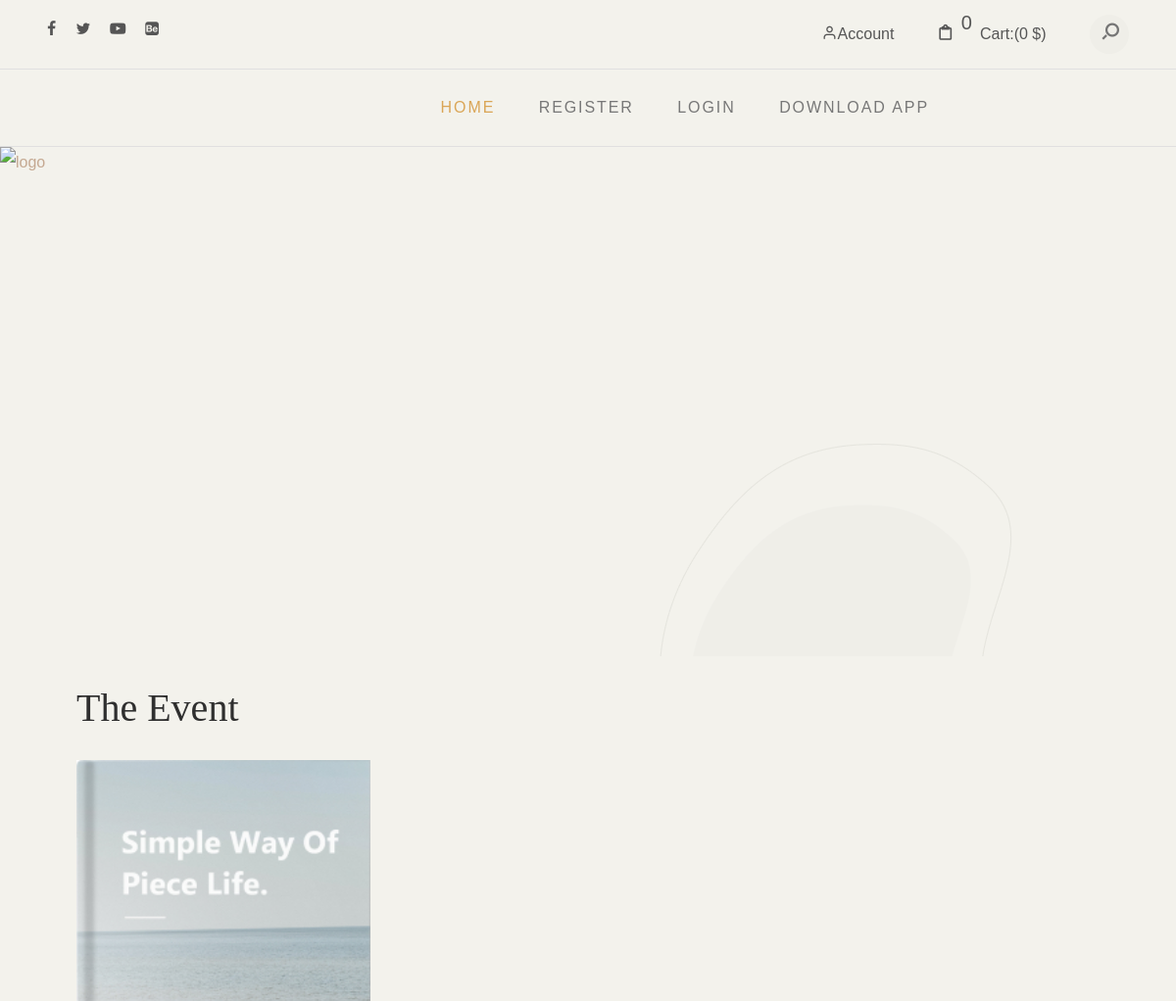
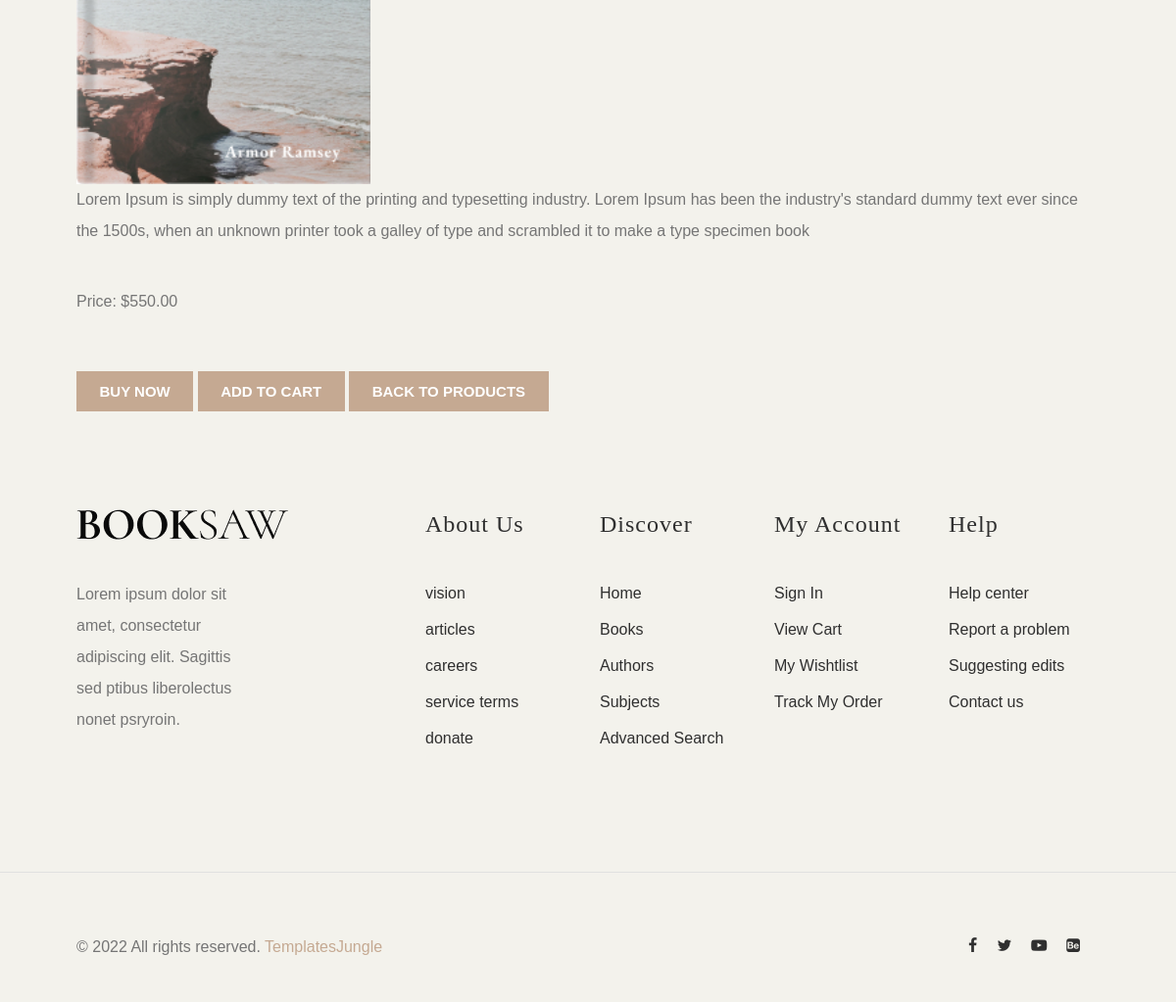
The page /products/1/ on the database its author committed (2 pictures, top to bottom).
### shop/models.py (models this page shows, shortened)
class Product(models.Model):
    name = models.CharField(max_length=20)
    desc = models.TextField()
    image = models.ImageField(upload_to="products")
    price = models.DecimalField(max_digits=10,decimal_places=2)
    stock = models.IntegerField()
    available = models.BooleanField(default=True)
    created=models.DateTimeField(auto_now_add=True) #one time
    updated=models.DateTimeField(auto_now=True)#change every time we update record
    category = models.ForeignKey(Category,on_delete=models.CASCADE)

### shop/views.py (the view)
# urls.py: path('products/<int:id>/', views.product_detail, name='product_detail'),
def product_detail(request, id):
    product = get_object_or_404(Product, id=id)
    context = {'product': product}
    return render(request, 'product_detail.html', context)

### cart/context_processors.py (called while the page is built, shortened)
def count_items(request):
    u=request.user
    count =0
    return {'count':count}

### templates/product_detail.html (shortened to what this page needs)
<!DOCTYPE html>
<html lang="en">
{% extends 'base.html' %}
{% load static %}
{% block content %}
<div class="container mt-3">
    <h1>{{ product.name }}</h1>
    <img src="{{ product.image.url }}" alt="{{ product.name }}" style="width: 300px;">
    <p>{{ product.desc }}</p>
    <p>Price: ${{ product.price }}</p>
    <a href="#" class="btn btn-primary">Buy Now</a>
    <a href="{% url 'cart:addtocart' product.id %}" class="btn btn-primary">Add to cart</a>
    <a href="{% url 'shop:products' %}" class="btn btn-secondary">Back to Products</a>
</div>
{% endblock %}

### static/css/style.css (style rules this page uses)
:root { --header-height: 160px; --header-height-min: 80px; }
:root { --accent-color: #C5A992; --secondary-color: #C5A992; --dark-color: #2f2f2f; --light-color: #F3F2EC; --body-text-color: #757575; --light-text-color: #afafaf; --dark-text-color: #2f2f2f; }
:root { --body-font: "Raleway", sans-serif; --heading-font: "Prata", Georgia, serif; --secondary-font: "Playfair Display", Georgia, serif; }
:root, [data-bs-theme=light] { --heading-font: "Prata", Georgia, serif; --heading-font-weight: 400; --heading-color: var(--bs-dark); --heading-line-height: 1.1; --swiper-theme-color: var(--bs-primary); --custom-easing: cubic-bezier(.17, .67, .83, .67); --bs-body-font-family: "Raleway", arial, sans-serif; --bs-body-font-size: 0.9rem; --bs-body-font-weight: 400; --bs-body-line-height: 1.7; --bs-body-color: #333; --bs-body-color-rgb: 51, 51, 51; --bs-primary: #C5A992; --bs-primary-dark: #C5A992; --bs-secondary: #C5A992; --bs-black: #111; --bs-light: #F1F1F0; --bs-dark: #212529; --bs-gray: #949494; --bs-gray-dark: #51565b; --bs-primary-rgb: 169, 128, 115; --bs-secondary-rgb: 253, 238, 233; --bs-black-rgb: 17, 17, 17; --bs-light-rgb: 241, 241, 240; --bs-dark-rgb: 33, 37, 41; --bs-link-color: var(--bs-dark); --bs-link-color-rgb: 17, 17, 17; --bs-link-decoration: underline; --bs-link-hover-color: var(--bs-primary); --bs-link-hover-color-rgb: 169, 128, 115; }
.container, .container-fluid, .container-lg, .container-md, .container-sm, .container-xl, .container-xxl { --bs-gutter-x: 2.5rem; }
h1, h2, h3, h4, h5, h6 { color: var(--heading-color); }
a { text-decoration: none; transition: all 0.3s ease-out; }
.btn { --bs-btn-border-radius: 0; }
.btn-primary { --bs-btn-color: #fff; --bs-btn-bg: var(--bs-primary); --bs-btn-border-color: var(--bs-primary); --bs-btn-hover-color: #fff; --bs-btn-hover-bg: var(--bs-primary-dark); --bs-btn-hover-border-color: var(--bs-primary-dark); --bs-btn-focus-shadow-rgb: 49, 132, 253; --bs-btn-active-color: #fff; --bs-btn-active-bg: var(--bs-secondary); --bs-btn-active-border-color: var(--bs-secondary); --bs-btn-active-shadow: inset 0 3px 5px rgba(0, 0, 0, 0.125); --bs-btn-disabled-color: #fff; --bs-btn-disabled-bg: var(--bs-primary); --bs-btn-disabled-border-color: var(--bs-primary); }
.container, .container-fluid, .container-lg, .container-md, .container-sm, .container-xl, .container-xxl { --bs-gutter-x: 3rem; }
*, *::before, *::after { -webkit-box-sizing: border-box; -moz-box-sizing: border-box; box-sizing: border-box; }
html { box-sizing: border-box; }
body { font-family: var(--body-font); font-size: 16px; line-height: 2; color: var(--body-text-color); background-color: var(--light-color); }
a { color: var(--accent-color); transition: 0.3s color ease-out; }
img { display: inline-block; border: 0; max-width: 100%; height: auto; vertical-align: middle; }
h1, .h1, h2, .h2, h3, .h3, h4, .h4, h5, .h5, h6, .h6 { font-family: var(--heading-font); line-height: 1.2; color: var(--dark-color); }
h1, h2, h3 { margin: 25px 0; text-transform: capitalize; }
h1, .h1 { font-size: 2.5em; line-height: 1.4; }
p { margin: 0 0 20px 0; }
::placeholder { color: #999; }
.container::after, .row::after, .clearfix::after { display: block; clear: both; content: ""; }
pre, blockquote, dl, figure, table, p, ul, ol, form { margin-bottom: 2.5rem; }
a.btn, input[type="button"], input[type="submit"], input[type="reset"], input[type="file"], button { background-image: none; background: var(--accent-color); text-decoration: none !important; display: inline-block; position: relative; border: 1px solid transparent; border-radius: 0; padding: 0.75em 1.5em; margin-top: 15px; font-size: 15px; font-weight: bold; line-height: normal; text-align: center; text-transform: uppercase; color: #fff; z-index: 1; cursor: pointer; white-space: nowrap; vertical-align: middle; -webkit-transition: all 0.3s ease-in; transition: all 0.3s ease-in; -ms-touch-action: manipulation; touch-action: manipulation; -webkit-user-select: none; -moz-user-select: none; -ms-user-select: none; user-select: none; }
.btn:last-child { margin-right: 0; }

### rows shown on the page
Product: name "The Event", image (picture), desc "Lorem Ipsum is simply dummy text of the printing and typesetting industry. Lorem Ipsum has been the industry's standard dummy text ever since the 1500s, when an unknown printer took a galley of type and scrambled it to make a type specimen book", price "550.00"

### other values the page prints
{{ count }} "0"
